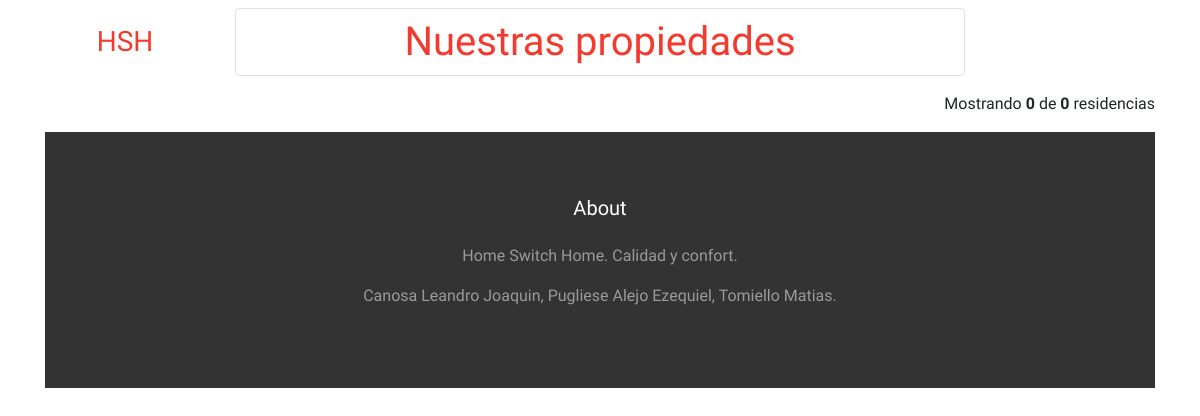
/listadoResidencias.php, run on an earlier commit of the app's database.
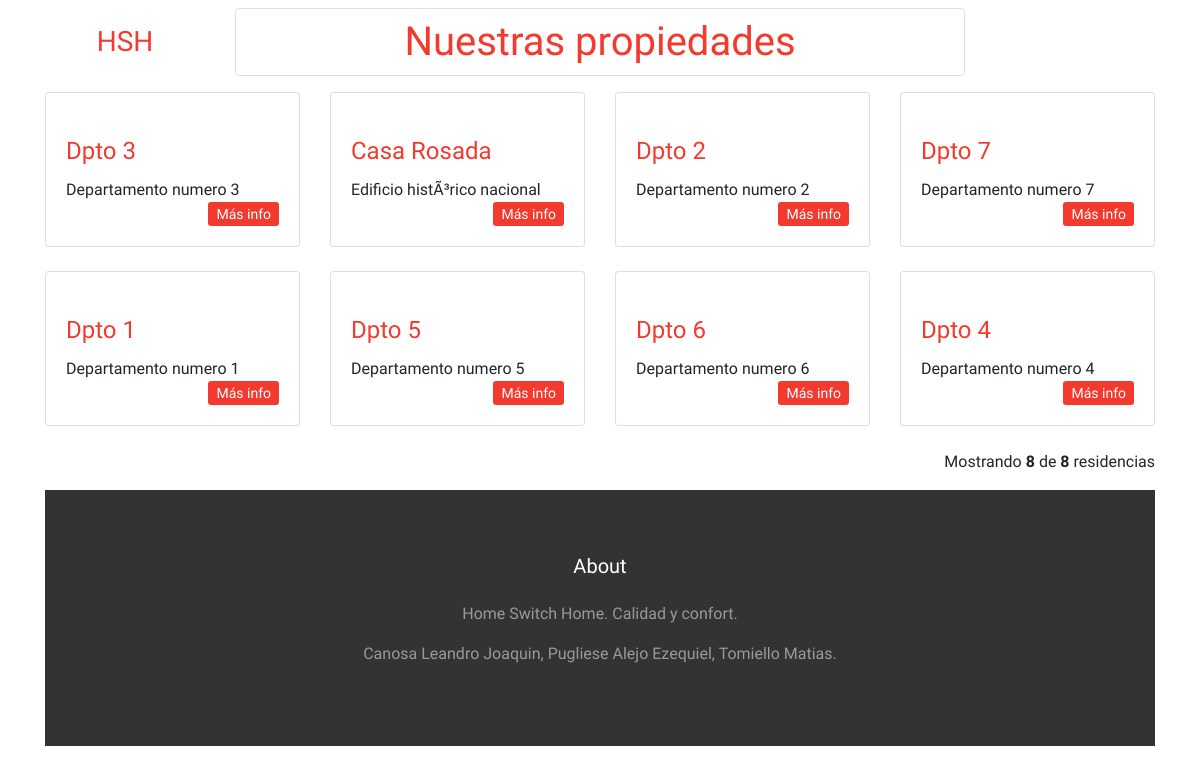
And on a later commit of the database.
### tables this page shows
CREATE TABLE `residencia` (
  `id` int(11) NOT NULL,
  `nombre` varchar(45) NOT NULL,
  `precio` double NOT NULL,
  `foto` longblob NOT NULL,
  `capacidad` int(11) NOT NULL,
  `ubicacion` varchar(45) NOT NULL,
  `en_subasta` enum('si','no') NOT NULL,
  `en_hotsale` enum('si','no') NOT NULL,
  `descrip` text
);

### listadoResidencias.php (the view, shortened to what this page needs)
<!DOCTYPE html>
<html lang="en">
  <?php Include("DB.php"); $conexion = conectar(); ?>
  <head>
    <?php
      require('links.php');
    ?>
    <link rel="stylesheet" href="css/bootstrap.min.css">
  </head>
 <body>
	<?php
		$por_pagina = 30;
		if(isset($_GET['pagina'])){
			$pagina = $_GET['pagina'];
		}else{
			$pagina = 1;
		}
		$empieza = ($pagina - 1) * $por_pagina;
	 	$query = "SELECT * FROM residencia ORDER BY ubicacion LIMIT $empieza, $por_pagina";
	 	$resultado = mysqli_query($conexion, $query);
	?>
	<div class="container">
		<div class="py-2">
			<div class="row align-items-center text-center">
	      <div class="col-2">
  	        <h3 class="mb-2 site-logo"><a href="index.php" >HSH</a></h3>
         </div>
				<div class="col-8">
    			<h1 class='page-item'><a href='listadoResidencias.php' class='page-link' align ='center'> Nuestras propiedades</a></h1>
				</div>
				</div>
	 		</div>
	  <div class="row">
	  <?php
		while($registro = mysqli_fetch_assoc($resultado)){
			$id = $registro['id'];
	  ?>
	    <div class="col-lg-3 col-md-4 col-sm-6 mb-4">
	      <div class="card h-100">
		    <a href="residencia.php?id= <?php echo $id; ?>">
		    </a>
	        <div class="card-body">
		  	  <h4 class="card-title">
	            <a href="residencia.php?id= <?php echo $id; ?>">
	              <?php echo $registro['nombre']; ?>
	            </a>
	          </h4>
	          <div align="left">
							<?php	echo $registro['descrip'];
							?>
							<div align="right" >
	          		<a class="btn-sm btn-primary " href="residencia.php?id=<?php echo $id; ?>">Más info</a>
							</div>
						</div>
					</div>
	      </div>
	    </div>
	  <?php } ?>
	</div>
	<?php
		$qry="SELECT * FROM residencia ORDER BY ubicacion ASC";
		$result = mysqli_query($conexion, $qry);
		$total_registros = mysqli_num_rows($result);
	?>
	<div class="clearfix">
	<?php
		if(isset($total_registros)) {
			if($total_registros>$por_pagina){
				$j = $por_pagina;
				$total_paginas = ceil($total_registros / $por_pagina);
			}
			else
				$j = $total_registros;
	?>
    <div class="hint-text text-right">Mostrando <b><?php echo $j ?></b> de <b><?php echo $total_registros;?></b> residencias</div>
	<?php
	} ?>
	</div>
    <footer class="site-footer">
			<div class="container">
				<div class="row text-center">
					<div class="col-md-12">
						<h3 class="footer-heading mb-4 text-white">About</h3>
						<p>Home Switch Home. Calidad y confort.</p>
					</div>
				</div>
				<div class="row text-center">
					<div class="col-md-12">
						<p>
							Canosa Leandro Joaquin, Pugliese Alejo Ezequiel, Tomiello Matias.
						</p>
					</div>
				</div>
			</div>
		</footer>
  </body>
</html>

### links.php
<?php
	echo "<meta name='viewport' content='width=device-width, initial-scale=1, shrink-to-fit=no'>
    <link rel='shortcut icon' type='image/x-icon' href='Logos/Logos/favicon.png' />
    <link href='https://fonts.googleapis.com/css?family=Playfair+Display:400,700|Work+Sans:300,400,700' rel='stylesheet'>
    <link rel='stylesheet' href='fonts/icomoon/style.css'>
    <link rel='stylesheet' href='css/bootstrap.min.css'>
    <link rel='stylesheet' href='css/magnific-popup.css'>
    <link rel='stylesheet' href='css/jquery-ui.css'>
    <link rel='stylesheet' href='css/owl.carousel.min.css'>
    <link rel='stylesheet' href='css/owl.theme.default.min.css'>
    <link rel='stylesheet' href='css/bootstrap-datepicker.css'>
    <link rel='stylesheet' href='css/animate.css'>
    <link rel='stylesheet' href='https://cdn.jsdelivr.net/npm/mediaelement@4.2.7/build/mediaelementplayer.min.css'>
    <link rel='stylesheet' href='fonts/flaticon/font/flaticon.css'>
    <link rel='stylesheet' href='css/aos.css'>
    <link rel='stylesheet' href='css/style.css'>"
?>

### css/style.css (style rules this page uses)
body { line-height: 1.7; color: rgba(0, 0, 0, 0.5); font-weight: 400; font-size: 1rem; font-family: "Work Sans", -apple-system, BlinkMacSystemFont, "Segoe UI", Roboto, "Helvetica Neue", Arial, sans-serif, "Apple Color Emoji", "Segoe UI Emoji", "Segoe UI Symbol", "Noto Color Emoji"; }
h1, h2, h3, h4, h5, .h1, .h2, .h3, .h4, .h5 { color: #000; }
a { -webkit-transition: .3s all ease; -o-transition: .3s all ease; transition: .3s all ease; }
.site-footer { padding: 4em 0; background-size: cover; background-position: center center; background-repeat: no-repeat; color: rgba(255, 255, 255, 0.5); position: relative; }
.site-footer:before { position: absolute; content: ""; background: rgba(0, 0, 0, 0.8); top: 0; left: 0; right: 0; bottom: 0; }
.site-footer .footer-heading { font-size: 20px; }

What changed in the data, as far as the page shows it:
added residencia: nombre "Dpto 3", descrip "Departamento numero 3"
added residencia: nombre "Casa Rosada", descrip "Edificio histÃ³rico nacional"
added residencia: nombre "Dpto 2", descrip "Departamento numero 2"
added residencia: nombre "Dpto 7", descrip "Departamento numero 7"
added residencia: nombre "Dpto 1", descrip "Departamento numero 1"
added residencia: nombre "Dpto 5", descrip "Departamento numero 5"
added residencia: nombre "Dpto 6", descrip "Departamento numero 6"
added residencia: nombre "Dpto 4", descrip "Departamento numero 4"
Also different on the page:
$j: "0" → "8"
$total_registros: "0" → "8"
